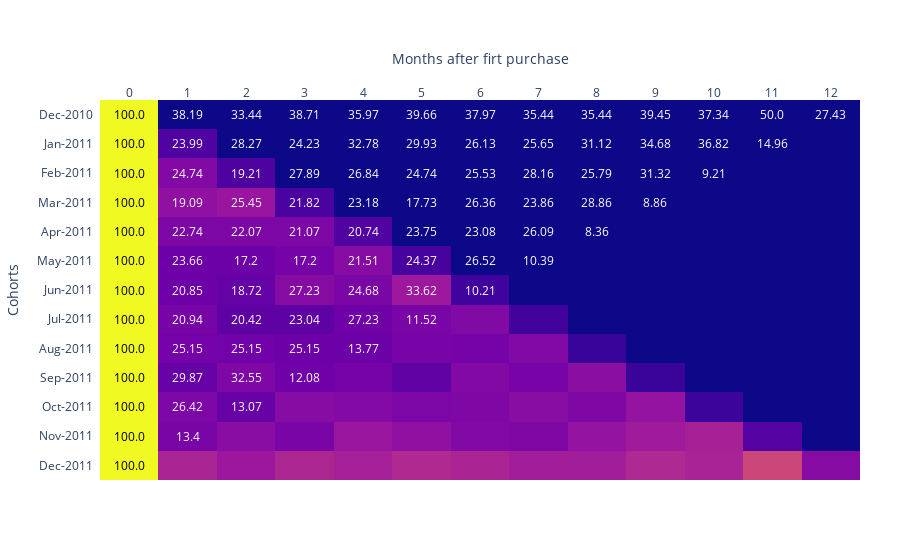

The code cell stored with this chart in its notebook:
### Code cell
fig = ff.create_annotated_heatmap(
        x=x_axis, y=y_axis, z=z_axis,
    text=hovertext,
    hoverinfo='text',
    annotation_text=annot[::-1],
    

        
        colorscale='Plasma'
    )

fig.update_layout(
        xaxis_title= " Months after firt purchase",
        yaxis_title="Cohorts ",
        margin=dict(l=40, r=40),
    )
fig.show()

### Figure 1 — Plotly figure (JSON) as saved in the notebook; plotly's stock layout.template omitted (floating-point values rounded to 4 significant figures; data arrays with more than 128 entries replaced by an {"elided": "..."} marker saying what was removed)
{"data": [{"colorscale": [[0, "#0d0887"], [0.1111, "#46039f"], [0.2222, "#7201a8"], [0.3333, "#9c179e"], [0.4444, "#bd3786"], [0.5556, "#d8576b"], [0.6667, "#ed7953"], [0.7778, "#fb9f3a"], [0.8889, "#fdca26"], [1, "#f0f921"]], "hoverinfo": "text", "reversescale": false, "showscale": false, "text": {"elided": "13x169 str values"}, "type": "heatmap", "x": [0, 1, 2, 3, 4, 5, 6, 7, 8, 9, 10, 11, 12], "y": ["Dec-2011", "Nov-2011", "Oct-2011", "Sep-2011", "Aug-2011", "Jul-2011", "Jun-2011", "May-2011", "Apr-2011", "Mar-2011", "Feb-2011", "Jan-2011", "Dec-2010"], "z": {"elided": "13x13 float values"}}], "layout": {"annotations": [{"font": {"color": "#000000"}, "showarrow": false, "text": "100.0", "x": 0, "xref": "x", "y": "Dec-2011", "yref": "y"}, {"font": {"color": "#FFFFFF"}, "showarrow": false, "text": "", "x": 1, "xref": "x", "y": "Dec-2011", "yref": "y"}, {"font": {"color": "#FFFFFF"}, "showarrow": false, "text": "", "x": 2, "xref": "x", "y": "Dec-2011", "yref": "y"}, {"font": {"color": "#FFFFFF"}, "showarrow": false, "text": "", "x": 3, "xref": "x", "y": "Dec-2011", "yref": "y"}, {"font": {"color": "#FFFFFF"}, "showarrow": false, "text": "", "x": 4, "xref": "x", "y": "Dec-2011", "yref": "y"}, {"font": {"color": "#FFFFFF"}, "showarrow": false, "text": "", "x": 5, "xref": "x", "y": "Dec-2011", "yref": "y"}, {"font": {"color": "#FFFFFF"}, "showarrow": false, "text": "", "x": 6, "xref": "x", "y": "Dec-2011", "yref": "y"}, {"font": {"color": "#FFFFFF"}, "showarrow": false, "text": "", "x": 7, "xref": "x", "y": "Dec-2011", "yref": "y"}, {"font": {"color": "#FFFFFF"}, "showarrow": false, "text": "", "x": 8, "xref": "x", "y": "Dec-2011", "yref": "y"}, {"font": {"color": "#FFFFFF"}, "showarrow": false, "text": "", "x": 9, "xref": "x", "y": "Dec-2011", "yref": "y"}, {"font": {"color": "#FFFFFF"}, "showarrow": false, "text": "", "x": 10, "xref": "x", "y": "Dec-2011", "yref": "y"}, {"font": {"color": "#000000"}, "showarrow": false, "text": "", "x": 11, "xref": "x", "y": "Dec-2011", "yref": "y"}, {"font": {"color": "#FFFFFF"}, "showarrow": false, "text": "", "x": 12, "xref": "x", "y": "Dec-2011", "yref": "y"}, {"font": {"color": "#000000"}, "showarrow": false, "text": "100.0", "x": 0, "xref": "x", "y": "Nov-2011", "yref": "y"}, {"font": {"color": "#FFFFFF"}, "showarrow": false, "text": "13.4", "x": 1, "xref": "x", "y": "Nov-2011", "yref": "y"}, {"font": {"color": "#FFFFFF"}, "showarrow": false, "text": "", "x": 2, "xref": "x", "y": "Nov-2011", "yref": "y"}, {"font": {"color": "#FFFFFF"}, "showarrow": false, "text": "", "x": 3, "xref": "x", "y": "Nov-2011", "yref": "y"}, {"font": {"color": "#FFFFFF"}, "showarrow": false, "text": "", "x": 4, "xref": "x", "y": "Nov-2011", "yref": "y"}, {"font": {"color": "#FFFFFF"}, "showarrow": false, "text": "", "x": 5, "xref": "x", "y": "Nov-2011", "yref": "y"}, {"font": {"color": "#FFFFFF"}, "showarrow": false, "text": "", "x": 6, "xref": "x", "y": "Nov-2011", "yref": "y"}, {"font": {"color": "#FFFFFF"}, "showarrow": false, "text": "", "x": 7, "xref": "x", "y": "Nov-2011", "yref": "y"}, {"font": {"color": "#FFFFFF"}, "showarrow": false, "text": "", "x": 8, "xref": "x", "y": "Nov-2011", "yref": "y"}, {"font": {"color": "#FFFFFF"}, "showarrow": false, "text": "", "x": 9, "xref": "x", "y": "Nov-2011", "yref": "y"}, {"font": {"color": "#FFFFFF"}, "showarrow": false, "text": "", "x": 10, "xref": "x", "y": "Nov-2011", "yref": "y"}, {"font": {"color": "#FFFFFF"}, "showarrow": false, "text": "", "x": 11, "xref": "x", "y": "Nov-2011", "yref": "y"}, {"font": {"color": "#FFFFFF"}, "showarrow": false, "text": "", "x": 12, "xref": "x", "y": "Nov-2011", "yref": "y"}, {"font": {"color": "#000000"}, "showarrow": false, "text": "100.0", "x": 0, "xref": "x", "y": "Oct-2011", "yref": "y"}, {"font": {"color": "#FFFFFF"}, "showarrow": false, "text": "26.42", "x": 1, "xref": "x", "y": "Oct-2011", "yref": "y"}, {"font": {"color": "#FFFFFF"}, "showarrow": false, "text": "13.07", "x": 2, "xref": "x", "y": "Oct-2011", "yref": "y"}, {"font": {"color": "#FFFFFF"}, "showarrow": false, "text": "", "x": 3, "xref": "x", "y": "Oct-2011", "yref": "y"}, {"font": {"color": "#FFFFFF"}, "showarrow": false, "text": "", "x": 4, "xref": "x", "y": "Oct-2011", "yref": "y"}, {"font": {"color": "#FFFFFF"}, "showarrow": false, "text": "", "x": 5, "xref": "x", "y": "Oct-2011", "yref": "y"}, {"font": {"color": "#FFFFFF"}, "showarrow": false, "text": "", "x": 6, "xref": "x", "y": "Oct-2011", "yref": "y"}, {"font": {"color": "#FFFFFF"}, "showarrow": false, "text": "", "x": 7, "xref": "x", "y": "Oct-2011", "yref": "y"}, {"font": {"color": "#FFFFFF"}, "showarrow": false, "text": "", "x": 8, "xref": "x", "y": "Oct-2011", "yref": "y"}, {"font": {"color": "#FFFFFF"}, "showarrow": false, "text": "", "x": 9, "xref": "x", "y": "Oct-2011", "yref": "y"}, {"font": {"color": "#FFFFFF"}, "showarrow": false, "text": "", "x": 10, "xref": "x", "y": "Oct-2011", "yref": "y"}, {"font": {"color": "#FFFFFF"}, "showarrow": false, "text": "", "x": 11, "xref": "x", "y": "Oct-2011", "yref": "y"}, {"font": {"color": "#FFFFFF"}, "showarrow": false, "text": "", "x": 12, "xref": "x", "y": "Oct-2011", "yref": "y"}, {"font": {"color": "#000000"}, "showarrow": false, "text": "100.0", "x": 0, "xref": "x", "y": "Sep-2011", "yref": "y"}, {"font": {"color": "#FFFFFF"}, "showarrow": false, "text": "29.87", "x": 1, "xref": "x", "y": "Sep-2011", "yref": "y"}, {"font": {"color": "#FFFFFF"}, "showarrow": false, "text": "32.55", "x": 2, "xref": "x", "y": "Sep-2011", "yref": "y"}, {"font": {"color": "#FFFFFF"}, "showarrow": false, "text": "12.08", "x": 3, "xref": "x", "y": "Sep-2011", "yref": "y"}, {"font": {"color": "#FFFFFF"}, "showarrow": false, "text": "", "x": 4, "xref": "x", "y": "Sep-2011", "yref": "y"}, {"font": {"color": "#FFFFFF"}, "showarrow": false, "text": "", "x": 5, "xref": "x", "y": "Sep-2011", "yref": "y"}, {"font": {"color": "#FFFFFF"}, "showarrow": false, "text": "", "x": 6, "xref": "x", "y": "Sep-2011", "yref": "y"}, {"font": {"color": "#FFFFFF"}, "showarrow": false, "text": "", "x": 7, "xref": "x", "y": "Sep-2011", "yref": "y"}, {"font": {"color": "#FFFFFF"}, "showarrow": false, "text": "", "x": 8, "xref": "x", "y": "Sep-2011", "yref": "y"}, {"font": {"color": "#FFFFFF"}, "showarrow": false, "text": "", "x": 9, "xref": "x", "y": "Sep-2011", "yref": "y"}, {"font": {"color": "#FFFFFF"}, "showarrow": false, "text": "", "x": 10, "xref": "x", "y": "Sep-2011", "yref": "y"}, {"font": {"color": "#FFFFFF"}, "showarrow": false, "text": "", "x": 11, "xref": "x", "y": "Sep-2011", "yref": "y"}, {"font": {"color": "#FFFFFF"}, "showarrow": false, "text": "", "x": 12, "xref": "x", "y": "Sep-2011", "yref": "y"}, {"font": {"color": "#000000"}, "showarrow": false, "text": "100.0", "x": 0, "xref": "x", "y": "Aug-2011", "yref": "y"}, {"font": {"color": "#FFFFFF"}, "showarrow": false, "text": "25.15", "x": 1, "xref": "x", "y": "Aug-2011", "yref": "y"}, {"font": {"color": "#FFFFFF"}, "showarrow": false, "text": "25.15", "x": 2, "xref": "x", "y": "Aug-2011", "yref": "y"}, {"font": {"color": "#FFFFFF"}, "showarrow": false, "text": "25.15", "x": 3, "xref": "x", "y": "Aug-2011", "yref": "y"}, {"font": {"color": "#FFFFFF"}, "showarrow": false, "text": "13.77", "x": 4, "xref": "x", "y": "Aug-2011", "yref": "y"}, {"font": {"color": "#FFFFFF"}, "showarrow": false, "text": "", "x": 5, "xref": "x", "y": "Aug-2011", "yref": "y"}, {"font": {"color": "#FFFFFF"}, "showarrow": false, "text": "", "x": 6, "xref": "x", "y": "Aug-2011", "yref": "y"}, {"font": {"color": "#FFFFFF"}, "showarrow": false, "text": "", "x": 7, "xref": "x", "y": "Aug-2011", "yref": "y"}, {"font": {"color": "#FFFFFF"}, "showarrow": false, "text": "", "x": 8, "xref": "x", "y": "Aug-2011", "yref": "y"}, {"font": {"color": "#FFFFFF"}, "showarrow": false, "text": "", "x": 9, "xref": "x", "y": "Aug-2011", "yref": "y"}, {"font": {"color": "#FFFFFF"}, "showarrow": false, "text": "", "x": 10, "xref": "x", "y": "Aug-2011", "yref": "y"}, {"font": {"color": "#FFFFFF"}, "showarrow": false, "text": "", "x": 11, "xref": "x", "y": "Aug-2011", "yref": "y"}, {"font": {"color": "#FFFFFF"}, "showarrow": false, "text": "", "x": 12, "xref": "x", "y": "Aug-2011", "yref": "y"}, {"font": {"color": "#000000"}, "showarrow": false, "text": "100.0", "x": 0, "xref": "x", "y": "Jul-2011", "yref": "y"}, {"font": {"color": "#FFFFFF"}, "showarrow": false, "text": "20.94", "x": 1, "xref": "x", "y": "Jul-2011", "yref": "y"}, {"font": {"color": "#FFFFFF"}, "showarrow": false, "text": "20.42", "x": 2, "xref": "x", "y": "Jul-2011", "yref": "y"}, {"font": {"color": "#FFFFFF"}, "showarrow": false, "text": "23.04", "x": 3, "xref": "x", "y": "Jul-2011", "yref": "y"}, {"font": {"color": "#FFFFFF"}, "showarrow": false, "text": "27.23", "x": 4, "xref": "x", "y": "Jul-2011", "yref": "y"}, {"font": {"color": "#FFFFFF"}, "showarrow": false, "text": "11.52", "x": 5, "xref": "x", "y": "Jul-2011", "yref": "y"}, {"font": {"color": "#FFFFFF"}, "showarrow": false, "text": "", "x": 6, "xref": "x", "y": "Jul-2011", "yref": "y"}, {"font": {"color": "#FFFFFF"}, "showarrow": false, "text": "", "x": 7, "xref": "x", "y": "Jul-2011", "yref": "y"}, {"font": {"color": "#FFFFFF"}, "showarrow": false, "text": "", "x": 8, "xref": "x", "y": "Jul-2011", "yref": "y"}, {"font": {"color": "#FFFFFF"}, "showarrow": false, "text": "", "x": 9, "xref": "x", "y": "Jul-2011", "yref": "y"}, {"font": {"color": "#FFFFFF"}, "showarrow": false, "text": "", "x": 10, "xref": "x", "y": "Jul-2011", "yref": "y"}, {"font": {"color": "#FFFFFF"}, "showarrow": false, "text": "", "x": 11, "xref": "x", "y": "Jul-2011", "yref": "y"}, {"font": {"color": "#FFFFFF"}, "showarrow": false, "text": "", "x": 12, "xref": "x", "y": "Jul-2011", "yref": "y"}, {"font": {"color": "#000000"}, "showarrow": false, "text": "100.0", "x": 0, "xref": "x", "y": "Jun-2011", "yref": "y"}, {"font": {"color": "#FFFFFF"}, "showarrow": false, "text": "20.85", "x": 1, "xref": "x", "y": "Jun-2011", "yref": "y"}, {"font": {"color": "#FFFFFF"}, "showarrow": false, "text": "18.72", "x": 2, "xref": "x", "y": "Jun-2011", "yref": "y"}, {"font": {"color": "#FFFFFF"}, "showarrow": false, "text": "27.23", "x": 3, "xref": "x", "y": "Jun-2011", "yref": "y"}, {"font": {"color": "#FFFFFF"}, "showarrow": false, "text": "24.68", "x": 4, "xref": "x", "y": "Jun-2011", "yref": "y"}, {"font": {"color": "#FFFFFF"}, "showarrow": false, "text": "33.62", "x": 5, "xref": "x", "y": "Jun-2011", "yref": "y"}, {"font": {"color": "#FFFFFF"}, "showarrow": false, "text": "10.21", "x": 6, "xref": "x", "y": "Jun-2011", "yref": "y"}, {"font": {"color": "#FFFFFF"}, "showarrow": false, "text": "", "x": 7, "xref": "x", "y": "Jun-2011", "yref": "y"}, {"font": {"color": "#FFFFFF"}, "showarrow": false, "text": "", "x": 8, "xref": "x", "y": "Jun-2011", "yref": "y"}, {"font": {"color": "#FFFFFF"}, "showarrow": false, "text": "", "x": 9, "xref": "x", "y": "Jun-2011", "yref": "y"}, {"font": {"color": "#FFFFFF"}, "showarrow": false, "text": "", "x": 10, "xref": "x", "y": "Jun-2011", "yref": "y"}, {"font": {"color": "#FFFFFF"}, "showarrow": false, "text": "", "x": 11, "xref": "x", "y": "Jun-2011", "yref": "y"}, {"font": {"color": "#FFFFFF"}, "showarrow": false, "text": "", "x": 12, "xref": "x", "y": "Jun-2011", "yref": "y"}, {"font": {"color": "#000000"}, "showarrow": false, "text": "100.0", "x": 0, "xref": "x", "y": "May-2011", "yref": "y"}, {"font": {"color": "#FFFFFF"}, "showarrow": false, "text": "23.66", "x": 1, "xref": "x", "y": "May-2011", "yref": "y"}, {"font": {"color": "#FFFFFF"}, "showarrow": false, "text": "17.2", "x": 2, "xref": "x", "y": "May-2011", "yref": "y"}, {"font": {"color": "#FFFFFF"}, "showarrow": false, "text": "17.2", "x": 3, "xref": "x", "y": "May-2011", "yref": "y"}, {"font": {"color": "#FFFFFF"}, "showarrow": false, "text": "21.51", "x": 4, "xref": "x", "y": "May-2011", "yref": "y"}, {"font": {"color": "#FFFFFF"}, "showarrow": false, "text": "24.37", "x": 5, "xref": "x", "y": "May-2011", "yref": "y"}, {"font": {"color": "#FFFFFF"}, "showarrow": false, "text": "26.52", "x": 6, "xref": "x", "y": "May-2011", "yref": "y"}, {"font": {"color": "#FFFFFF"}, "showarrow": false, "text": "10.39", "x": 7, "xref": "x", "y": "May-2011", "yref": "y"}, {"font": {"color": "#FFFFFF"}, "showarrow": false, "text": "", "x": 8, "xref": "x", "y": "May-2011", "yref": "y"}, {"font": {"color": "#FFFFFF"}, "showarrow": false, "text": "", "x": 9, "xref": "x", "y": "May-2011", "yref": "y"}, {"font": {"color": "#FFFFFF"}, "showarrow": false, "text": "", "x": 10, "xref": "x", "y": "May-2011", "yref": "y"}, {"font": {"color": "#FFFFFF"}, "showarrow": false, "text": "", "x": 11, "xref": "x", "y": "May-2011", "yref": "y"}, {"font": {"color": "#FFFFFF"}, "showarrow": false, "text": "", "x": 12, "xref": "x", "y": "May-2011", "yref": "y"}, {"font": {"color": "#000000"}, "showarrow": false, "text": "100.0", "x": 0, "xref": "x", "y": "Apr-2011", "yref": "y"}, {"font": {"color": "#FFFFFF"}, "showarrow": false, "text": "22.74", "x": 1, "xref": "x", "y": "Apr-2011", "yref": "y"}, {"font": {"color": "#FFFFFF"}, "showarrow": false, "text": "22.07", "x": 2, "xref": "x", "y": "Apr-2011", "yref": "y"}, {"font": {"color": "#FFFFFF"}, "showarrow": false, "text": "21.07", "x": 3, "xref": "x", "y": "Apr-2011", "yref": "y"}, {"font": {"color": "#FFFFFF"}, "showarrow": false, "text": "20.74", "x": 4, "xref": "x", "y": "Apr-2011", "yref": "y"}, {"font": {"color": "#FFFFFF"}, "showarrow": false, "text": "23.75", "x": 5, "xref": "x", "y": "Apr-2011", "yref": "y"}, {"font": {"color": "#FFFFFF"}, "showarrow": false, "text": "23.08", "x": 6, "xref": "x", "y": "Apr-2011", "yref": "y"}, {"font": {"color": "#FFFFFF"}, "showarrow": false, "text": "26.09", "x": 7, "xref": "x", "y": "Apr-2011", "yref": "y"}, {"font": {"color": "#FFFFFF"}, "showarrow": false, "text": "8.36", "x": 8, "xref": "x", "y": "Apr-2011", "yref": "y"}, {"font": {"color": "#FFFFFF"}, "showarrow": false, "text": "", "x": 9, "xref": "x", "y": "Apr-2011", "yref": "y"}, {"font": {"color": "#FFFFFF"}, "showarrow": false, "text": "", "x": 10, "xref": "x", "y": "Apr-2011", "yref": "y"}, {"font": {"color": "#FFFFFF"}, "showarrow": false, "text": "", "x": 11, "xref": "x", "y": "Apr-2011", "yref": "y"}, {"font": {"color": "#FFFFFF"}, "showarrow": false, "text": "", "x": 12, "xref": "x", "y": "Apr-2011", "yref": "y"}, {"font": {"color": "#000000"}, "showarrow": false, "text": "100.0", "x": 0, "xref": "x", "y": "Mar-2011", "yref": "y"}, {"font": {"color": "#FFFFFF"}, "showarrow": false, "text": "19.09", "x": 1, "xref": "x", "y": "Mar-2011", "yref": "y"}, {"font": {"color": "#FFFFFF"}, "showarrow": false, "text": "25.45", "x": 2, "xref": "x", "y": "Mar-2011", "yref": "y"}, {"font": {"color": "#FFFFFF"}, "showarrow": false, "text": "21.82", "x": 3, "xref": "x", "y": "Mar-2011", "yref": "y"}, {"font": {"color": "#FFFFFF"}, "showarrow": false, "text": "23.18", "x": 4, "xref": "x", "y": "Mar-2011", "yref": "y"}, {"font": {"color": "#FFFFFF"}, "showarrow": false, "text": "17.73", "x": 5, "xref": "x", "y": "Mar-2011", "yref": "y"}, {"font": {"color": "#FFFFFF"}, "showarrow": false, "text": "26.36", "x": 6, "xref": "x", "y": "Mar-2011", "yref": "y"}, {"font": {"color": "#FFFFFF"}, "showarrow": false, "text": "23.86", "x": 7, "xref": "x", "y": "Mar-2011", "yref": "y"}, {"font": {"color": "#FFFFFF"}, "showarrow": false, "text": "28.86", "x": 8, "xref": "x", "y": "Mar-2011", "yref": "y"}, {"font": {"color": "#FFFFFF"}, "showarrow": false, "text": "8.86", "x": 9, "xref": "x", "y": "Mar-2011", "yref": "y"}, {"font": {"color": "#FFFFFF"}, "showarrow": false, "text": "", "x": 10, "xref": "x", "y": "Mar-2011", "yref": "y"}, {"font": {"color": "#FFFFFF"}, "showarrow": false, "text": "", "x": 11, "xref": "x", "y": "Mar-2011", "yref": "y"}, {"font": {"color": "#FFFFFF"}, "showarrow": false, "text": "", "x": 12, "xref": "x", "y": "Mar-2011", "yref": "y"}, {"font": {"color": "#000000"}, "showarrow": false, "text": "100.0", "x": 0, "xref": "x", "y": "Feb-2011", "yref": "y"}, {"font": {"color": "#FFFFFF"}, "showarrow": false, "text": "24.74", "x": 1, "xref": "x", "y": "Feb-2011", "yref": "y"}, {"font": {"color": "#FFFFFF"}, "showarrow": false, "text": "19.21", "x": 2, "xref": "x", "y": "Feb-2011", "yref": "y"}, {"font": {"color": "#FFFFFF"}, "showarrow": false, "text": "27.89", "x": 3, "xref": "x", "y": "Feb-2011", "yref": "y"}, {"font": {"color": "#FFFFFF"}, "showarrow": false, "text": "26.84", "x": 4, "xref": "x", "y": "Feb-2011", "yref": "y"}, {"font": {"color": "#FFFFFF"}, "showarrow": false, "text": "24.74", "x": 5, "xref": "x", "y": "Feb-2011", "yref": "y"}, {"font": {"color": "#FFFFFF"}, "showarrow": false, "text": "25.53", "x": 6, "xref": "x", "y": "Feb-2011", "yref": "y"}, {"font": {"color": "#FFFFFF"}, "showarrow": false, "text": "28.16", "x": 7, "xref": "x", "y": "Feb-2011", "yref": "y"}, {"font": {"color": "#FFFFFF"}, "showarrow": false, "text": "25.79", "x": 8, "xref": "x", "y": "Feb-2011", "yref": "y"}, {"font": {"color": "#FFFFFF"}, "showarrow": false, "text": "31.32", "x": 9, "xref": "x", "y": "Feb-2011", "yref": "y"}, {"font": {"color": "#FFFFFF"}, "showarrow": false, "text": "9.21", "x": 10, "xref": "x", "y": "Feb-2011", "yref": "y"}, {"font": {"color": "#FFFFFF"}, "showarrow": false, "text": "", "x": 11, "xref": "x", "y": "Feb-2011", "yref": "y"}, {"font": {"color": "#FFFFFF"}, "showarrow": false, "text": "", "x": 12, "xref": "x", "y": "Feb-2011", "yref": "y"}, {"font": {"color": "#000000"}, "showarrow": false, "text": "100.0", "x": 0, "xref": "x", "y": "Jan-2011", "yref": "y"}, {"font": {"color": "#FFFFFF"}, "showarrow": false, "text": "23.99", "x": 1, "xref": "x", "y": "Jan-2011", "yref": "y"}, {"font": {"color": "#FFFFFF"}, "showarrow": false, "text": "28.27", "x": 2, "xref": "x", "y": "Jan-2011", "yref": "y"}, {"font": {"color": "#FFFFFF"}, "showarrow": false, "text": "24.23", "x": 3, "xref": "x", "y": "Jan-2011", "yref": "y"}, {"font": {"color": "#FFFFFF"}, "showarrow": false, "text": "32.78", "x": 4, "xref": "x", "y": "Jan-2011", "yref": "y"}, {"font": {"color": "#FFFFFF"}, "showarrow": false, "text": "29.93", "x": 5, "xref": "x", "y": "Jan-2011", "yref": "y"}, {"font": {"color": "#FFFFFF"}, "showarrow": false, "text": "26.13", "x": 6, "xref": "x", "y": "Jan-2011", "yref": "y"}, {"font": {"color": "#FFFFFF"}, "showarrow": false, "text": "25.65", "x": 7, "xref": "x", "y": "Jan-2011", "yref": "y"}, {"font": {"color": "#FFFFFF"}, "showarrow": false, "text": "31.12", "x": 8, "xref": "x", "y": "Jan-2011", "yref": "y"}, {"font": {"color": "#FFFFFF"}, "showarrow": false, "text": "34.68", "x": 9, "xref": "x", "y": "Jan-2011", "yref": "y"}, {"font": {"color": "#FFFFFF"}, "showarrow": false, "text": "36.82", "x": 10, "xref": "x", "y": "Jan-2011", "yref": "y"}, {"font": {"color": "#FFFFFF"}, "showarrow": false, "text": "14.96", "x": 11, "xref": "x", "y": "Jan-2011", "yref": "y"}, {"font": {"color": "#FFFFFF"}, "showarrow": false, "text": "", "x": 12, "xref": "x", "y": "Jan-2011", "yref": "y"}, {"font": {"color": "#000000"}, "showarrow": false, "text": "100.0", "x": 0, "xref": "x", "y": "Dec-2010", "yref": "y"}, {"font": {"color": "#FFFFFF"}, "showarrow": false, "text": "38.19", "x": 1, "xref": "x", "y": "Dec-2010", "yref": "y"}, {"font": {"color": "#FFFFFF"}, "showarrow": false, "text": "33.44", "x": 2, "xref": "x", "y": "Dec-2010", "yref": "y"}, {"font": {"color": "#FFFFFF"}, "showarrow": false, "text": "38.71", "x": 3, "xref": "x", "y": "Dec-2010", "yref": "y"}, {"font": {"color": "#FFFFFF"}, "showarrow": false, "text": "35.97", "x": 4, "xref": "x", "y": "Dec-2010", "yref": "y"}, {"font": {"color": "#FFFFFF"}, "showarrow": false, "text": "39.66", "x": 5, "xref": "x", "y": "Dec-2010", "yref": "y"}, {"font": {"color": "#FFFFFF"}, "showarrow": false, "text": "37.97", "x": 6, "xref": "x", "y": "Dec-2010", "yref": "y"}, {"font": {"color": "#FFFFFF"}, "showarrow": false, "text": "35.44", "x": 7, "xref": "x", "y": "Dec-2010", "yref": "y"}, {"font": {"color": "#FFFFFF"}, "showarrow": false, "text": "35.44", "x": 8, "xref": "x", "y": "Dec-2010", "yref": "y"}, {"font": {"color": "#FFFFFF"}, "showarrow": false, "text": "39.45", "x": 9, "xref": "x", "y": "Dec-2010", "yref": "y"}, {"font": {"color": "#FFFFFF"}, "showarrow": false, "text": "37.34", "x": 10, "xref": "x", "y": "Dec-2010", "yref": "y"}, {"font": {"color": "#FFFFFF"}, "showarrow": false, "text": "50.0", "x": 11, "xref": "x", "y": "Dec-2010", "yref": "y"}, {"font": {"color": "#FFFFFF"}, "showarrow": false, "text": "27.43", "x": 12, "xref": "x", "y": "Dec-2010", "yref": "y"}], "margin": {"l": 40, "r": 40}, "xaxis": {"dtick": 1, "gridcolor": "rgb(0, 0, 0)", "side": "top", "ticks": "", "title": {"text": " Months after firt purchase"}}, "yaxis": {"dtick": 1, "ticks": "", "ticksuffix": "  ", "title": {"text": "Cohorts "}}}}
